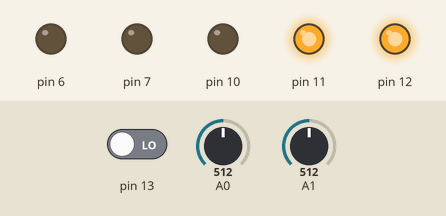
A sketch run on a simulated Arduino Uno, built with avr-gcc and run on an emulated ATmega328P. Parts: output pins drawn as LEDs (lit = HIGH). Inputs (shaded band) come from the test bench; at power-on: A0 = 512, pin 13 LOW, A1 = 512.

Above: at 2.7 s.
2.8 s: A0 set to 12
4.3 s: A0 set to 9
Timing chart, 0 to 7.3 s (numbered marks = the images above; inputs shaded):
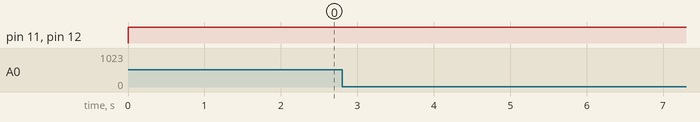

The sketch:

finalPROJECT.ino
```cpp
int button=13;
int sensors=12;
int buttonstate=LOW;
int count=0;

void setup()
{
  pinMode(13, INPUT);
  pinMode(12,OUTPUT);
  pinMode(11,OUTPUT);
  pinMode(10,OUTPUT);
  pinMode(7,OUTPUT);
  pinMode(6,OUTPUT);
  Serial.begin(9600);
}

void loop()
{

    int light1=analogRead(A0);
    int light1trans=map(light1,0,1023,0,100);
    int light2=analogRead(A1);
    int light2trans=map(light2,0,1023,0,255);
    digitalWrite(11,HIGH);
    digitalWrite(12,HIGH);
    if (digitalRead(13)==HIGH && buttonstate==LOW){
     Serial.println("Button is open");
    for(int num=0;num<100; num++)  {
      int light1=analogRead(A0);
    int light1trans=map(light1,0,1023,0,100);
    int light2=analogRead(A1);
    int light2trans=map(light2,0,1023,0,255);
    Serial.print("LIGHT SENSOR READS ");
    Serial.println(light1trans);
    delay(500);
    if (light1trans==0){
      Serial.print("Sensor1 is ");
      Serial.println(light1trans);
      /*for (int i=0; i<90; i+=15){
        servo1.write(i);
        delay(5)
        }*/delay(1500);
      if (light2trans=0 || light2trans<5){
        delay(30);
        count++;
        Serial.print("count is ");
        Serial.println(count);
        delay(1000);

      }
      }
    else if (light1trans<10){
        delay(10);
        if (light2trans==0){
          if (count>0){count--;
            Serial.print("count is ");
            Serial.println(count);
            delay(100);}
          else if (count==0){
            Serial.println("THE ROOM IS EMPTY");
            delay(500);
          }
      }
}
 if(count >=5){
       for(int i=0; i< 10; i+=2){
            digitalWrite(7,HIGH);
            digitalWrite(6,HIGH);
            delay(200);
            digitalWrite(7,LOW);
            digitalWrite(6,LOW);
          }}
     delay(2000);
     buttonstate=HIGH;}}
     else if(digitalRead(13)==HIGH && buttonstate==HIGH){
      digitalWrite(12,LOW);
      digitalWrite(13,LOW);
      digitalWrite(6,LOW);
      digitalWrite(7,LOW);
      buttonstate=LOW;
      }

     }
```

Measured:
- after the input at 2.8 s, every drawn part: stays the same
- after the input at 4.3 s, every drawn part: stays the same
